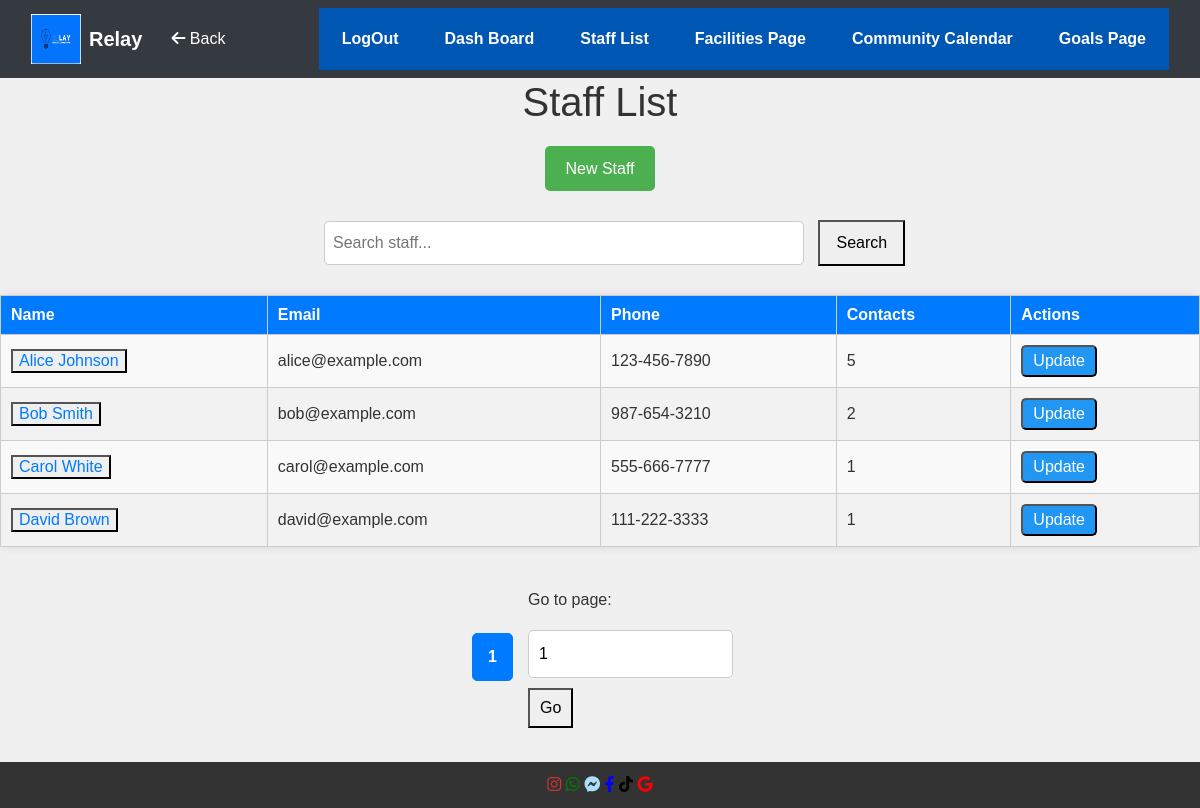
Screenshot of /staffList.php with the database file from the repository.
### tables this page shows
CREATE TABLE Staff (
                       StaffID INTEGER PRIMARY KEY,
                       Name TEXT NOT NULL,
                       TypeID INTEGER,
                       Email TEXT,
                       Phone TEXT,
                       FOREIGN KEY (TypeID) REFERENCES StaffType(TypeID)
);

### staffList.php (called while the page is built, shortened)
<?php
require_once 'models/StaffData.php';
$staffModel = new StaffData();
$searchQuery = isset($_GET['search']) ? trim($_GET['search']) : '';
$page = isset($_GET['page']) ? (int)$_GET['page'] : 1;
$itemsPerPage = 5;
if ($searchQuery) {
    $staffList = $staffModel->searchStaff($searchQuery);
} else {
    $staffList = $staffModel->getAllStaff();
}
$totalItems = count($staffList);
$totalPages = ceil($totalItems / $itemsPerPage);
$offset = ($page - 1) * $itemsPerPage;
$currentStaffList = array_slice($staffList, $offset, $itemsPerPage);
include 'views/staffList.phtml';
?>

### Models/Database.php (called while the page is built)
<?php
class Database {
    private static $instance = null;
    private $conn;
    private function __construct() {
        try {
            $this->conn = new PDO('sqlite:' . __DIR__ . '/../dataBase.sqlite');
            $this->conn->setAttribute(PDO::ATTR_ERRMODE, PDO::ERRMODE_EXCEPTION);
        } catch (PDOException $e) {
            die("Database connection failed: " . $e->getMessage());
        }
    }
    public static function getInstance() {
        if (!self::$instance) {
            self::$instance = new Database();
        }
        return self::$instance;
    }
    public function getConnection() {
        return $this->conn;
    }
}

### Models/StaffData.php (called while the page is built, shortened)
<?php
require_once 'Database.php';
class StaffData {
    private $db;
    public function __construct() {
        $this->db = Database::getInstance()->getConnection();
    }
    public function getAllStaff() {
        $sql = "
        SELECT staff.*, COUNT(connections.ContactID) AS contactCount
        FROM staff
        LEFT JOIN connections ON staff.StaffID = connections.StaffID
        GROUP BY staff.StaffID
        ";
        $stmt = $this->db->query($sql);
        return $stmt->fetchAll(PDO::FETCH_ASSOC);
    }
}

### Views/staffList.phtml (the view, shortened to what this page needs)
<?php include 'template/header.phtml'; ?>
<h1>Staff List</h1>
<div class="new-staff-container">
    <a href="/staffEdit.php" class="new-staff-button">New Staff</a>
</div>
<div class="search-container">
    <form method="GET" action="/staffList.php">
        <input type="text" name="search" placeholder="Search staff..." value="<?= htmlspecialchars($searchQuery ?? '') ?>">
        <button type="submit">Search</button>
    </form>
</div>
<table class="container">
    <thead>
    <tr>
        <th>Name</th>
        <th>Email</th>
        <th>Phone</th>
        <th>Contacts</th>
        <th>Actions</th>
    </tr>
    </thead>
    <tbody>
    <?php foreach ($currentStaffList as $staff): ?>
        <tr>
            <td>
                <form action="/Models/setStaffSession.php" method="post" style="display: inline;">
                    <button type="submit" class="btn-link"><?= htmlspecialchars($staff['Name']) ?></button>
                </form>
            </td>
            <td><?= htmlspecialchars($staff['Email']) ?></td>
            <td><?= htmlspecialchars($staff['Phone']) ?></td>
            <td><?= htmlspecialchars($staff['contactCount']) ?></td>
            <td>
                <form action="/Models/setStaffSession.php" method="post" style="display: inline;">
                    <button type="submit" class="update-button">Update</button>
                </form>
            </td>
        </tr>
    <?php endforeach; ?>
    </tbody>
</table>
<div class="pagination">
    <?php for ($i = 1; $i <= $totalPages; $i++): ?>
        <a href="?page=<?= $i ?>" class="<?= $i == $page ? 'active' : '' ?>"><?= $i ?></a>
    <?php endfor; ?>
    <form action="" method="get" class="page-input-form" style="display: inline;">
        <label for="page-input">Go to page:</label>
        <input type="number" id="page-input" name="page" min="1" max="<?= $totalPages ?>" value="<?= $page ?>" required>
        <button type="submit">Go</button>
    </form>
</div>
<?php include 'template/footer.phtml'; ?>

### css/styles.css (style rules this page uses)
body, h1, h2, h3, p, ul, li { margin: 0; padding: 0; box-sizing: border-box; }
body { font-family: Arial, sans-serif; background-color: #f0f0f0; color: #333; line-height: 1.6; padding-bottom: 5vw; }
h1 { text-align: center; color: #333; margin-bottom: 20px; }
.container { max-width: 70%; margin: 20px auto; background: #fff; padding: 20px; border: 1px solid #ddd; border-radius: 8px; box-shadow: 0 0 10px rgba(0, 0, 0, 0.1); }
.search-container { display: inline; justify-content: center; width: 75%; margin: 20px auto; }
.search-container input[type="text"] { width: 40%; padding: 8px; font-size: 16px; margin-right: 10px; margin-left: 27vw; }
.search-container button[type="submit"] { padding: 8px 16px; font-size: 16px; cursor: pointer; }
table { width: 100%; border-collapse: collapse; margin: 20px 0; }
table th, table td { border: 1px solid #ccc; padding: 10px; text-align: left; }
table th { background-color: #007BFF; color: white; }
table tr:nth-child(even) { background-color: #f2f2f2; }
form { margin: 20px 0; }
form input[type="text"], form input[type="email"], form input[type="number"], form textarea { width: 100%; padding: 10px; margin: 10px 0; border: 1px solid #ccc; border-radius: 5px; }
.new-staff-container { display: flex; justify-content: center; margin-bottom: 10px; }
.new-staff-button { padding: 10px 20px; background-color: #4CAF50; color: white; text-decoration: none; border-radius: 5px; }
.update-button { padding: 5px 10px; background-color: #2196F3; color: white; text-decoration: none; border-radius: 5px; }
.container { max-width: 800px; margin: 20px auto; padding: 20px; background-color: #f9f9f9; border: 1px solid #ddd; border-radius: 8px; }
.pagination { display: flex; justify-content: center; align-items: center; margin-top: 20px; }
.pagination a { padding: 10px 15px; margin: 0 5px; text-decoration: none; color: #007bff; border: 1px solid #007bff; border-radius: 5px; transition: background-color 0.3s, color 0.3s; }
.pagination a.active { background-color: #007bff; color: white; }
.pagination a:first-child, .pagination a:last-child { font-weight: bold; }
.page-input-form { display: inline-block; margin-left: 10px; }
.page-input-form input { width: 60px; padding: 5px; margin-right: 5px; }
.page-input-form button { padding: 5px 10px; }
.container { max-width: 1200px; margin: 0 auto; padding: 20px; }

### rows the page displays
staff: Name "Alice Johnson", Email "alice@example.com", Phone "123-456-7890", contactCount "5"
staff: Name "Bob Smith", Email "bob@example.com", Phone "987-654-3210", contactCount "2"
staff: Name "Carol White", Email "carol@example.com", Phone "555-666-7777", contactCount "1"
staff: Name "David Brown", Email "david@example.com", Phone "111-222-3333", contactCount "1"
